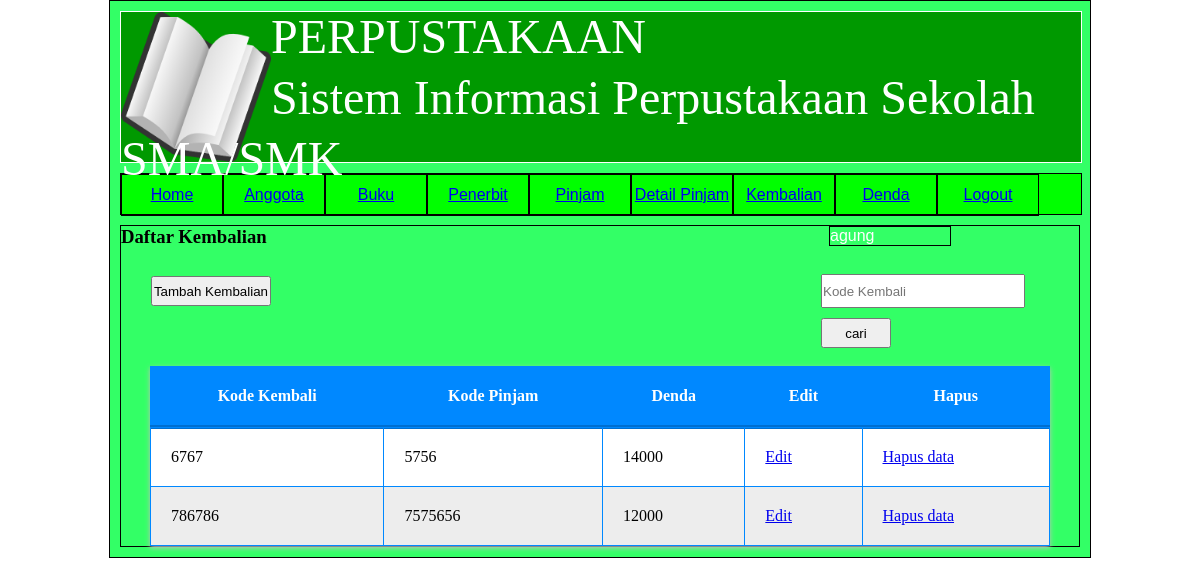
The page /kembalian.php (signed in) on the database its author committed.
### tables this page shows
CREATE TABLE IF NOT EXISTS `kembalian` (
  `Kdkembali` int(6) NOT NULL,
  `Kdpinjam` int(6) NOT NULL,
  `Denda` varchar(10) NOT NULL,
  PRIMARY KEY (`Kdkembali`,`Kdpinjam`)
);

### kembalian.php (the view, shortened to what this page needs)
<?php
if(!isset($_SESSION['Nama'])){
    header("location:login.php");
}else{
?>
<!DOCTYPE html>
<html>
<head>
	<link rel="stylesheet" type="text/css" href="bukudesain.css">
</head>
<body>
<div class="wrapper">
	<div class="header">
	<div class="gambar1"><img src="gambar/Sistem_Informasi_Perpustakaan_Online.png" width="150" height="150"></div>
	<font size="70">PERPUSTAKAAN</font><br>
    <font size="30">Sistem Informasi Perpustakaan Sekolah SMA/SMK</font>
	</div>
<div class="menu">
	<ul>
		<li><a href="home.php">Home</a></li>
		<li><a href="anggota.php">Anggota</a></li>
		<li><a href="buku.php">Buku</a></li>
		<li><a href="penerbit.php">Penerbit</a></li>
		<li><a href="pinjam.php">Pinjam</a></li>
		<li><a href="detail.php">Detail Pinjam</a></li>
		<li><a href="kembalian.php">Kembalian</a></li>
		<li><a href="denda.php">Denda</a></li>
		<li><a href="keluar.php">Logout</a></li>
		<div class="nama"><?php echo $_SESSION['Nama']?></div>
	</ul>
	</div>
	<div class="content"> <h3>Daftar Kembalian </h3> <br>
	<div><a href="kembaliant.php"><input type="button" value="Tambah Kembalian" name="" style="width: 120px; height: 30px; margin-left: 30px;"></a></div>
	<div><form method="post" action="" style="margin-left: 700px; margin-top: -42px;">
	<input type="text" name="nl" placeholder="Kode Kembali" class="tet" style="height: 30px; width: 200px;">
	<input type="submit" name="cari" value="cari" class="btn" style="height: 30px; width: 70px;"><br>
</form><br></div>
<?php
if(isset($_POST['cari'])){
	$nl=$_POST['nl'];
	$kembali=mysql_query("SELECT*FROM Kembalian WHERE Kdkembali='$nl'");
}
else{
    $kembali=mysql_query("SELECT*FROM Kembalian ORDER BY Kdkembali asc");
}
	echo"<div class='a'><center><table border=1 bgcolor=white width=900></center>";
	echo"
	<tr>
	<thead>
	<tr>
	<th><font color=><center>Kode Kembali<center></font></th>
	<th><font color=><center>Kode Pinjam<center></font></th>
	<th><font color=><center>Denda<center></font></th>
	<th><font color=><center>Edit<center></font></th>
	<th><font color=><center>Hapus<center></font></th>
	</tr>
	</thead>
	</tr>
	<tr>";
	while ($data=mysql_fetch_array($kembali)) {
		echo"<td>".$data['Kdkembali']."</td>";
		echo"<td>".$data['Kdpinjam']."</td>";
		echo"<td>".$data['Denda']."</td>";
		echo "<td><a href='editkembalian.php?kd=".$data['Kdkembali']."'>Edit</a></td>";
		echo "<td><a href='hapuskembalian.php?kd=".$data['Kdkembali']."'>Hapus data</a></td>";
	echo"</tr> </div>";
}
?>
	 </div>
	 </body>
</html>
<?php } ?>

### bukudesain.css (style rules this page uses)
* { margin:0%; padding: 0%; }
.wrapper { width: 80%; margin:0px auto; height: auto; border:1px solid; padding: 10px; background:#33FF66; }
.header { width: 100%; height: 150px; border:1px solid; margin-bottom: 10px; text-align: left; font-size:; background:#009900; color:white; line-height: 50px; }
.nama { border:1px solid black; }
.menu { width: 100%; height: 40px; border:1px solid; background:#00FF00; font-family:Arial, Helvetica, sans-serif; margin-bottom: 10px; }
.menu ul li { list-style: none; width: 100px; height: 40px; border:1px solid; float: left; text-align: center; line-height: 40px; color:; }
.content { height: auto; width: auto; border:1px solid; }
.gambar1 { float: left; height:100px; width:150px; }
input { height: 20px; margin-top: 10px; }
.a table { background-color: white; border:1px solid #0088ff; border-collapse: collapse; box-shadow: 0px 2px 5px silver; }
.a table thead { background: #0088ff; color: white; border-bottom: 4px solid #006fd0; }
.a table th, td { padding: 20px; }
.nama { width: 120px; float: right; margin: 1%; margin-right: 130px; color: white; font-family: Arial, Helvetica, sans-serif; }

### rows shown on the page
kembalian: Kdkembali "6767", Kdpinjam "5756", Denda "14000"
kembalian: Kdkembali "786786", Kdpinjam "7575656", Denda "12000"

### other values the page prints
$_SESSION['Nama'] "agung"
